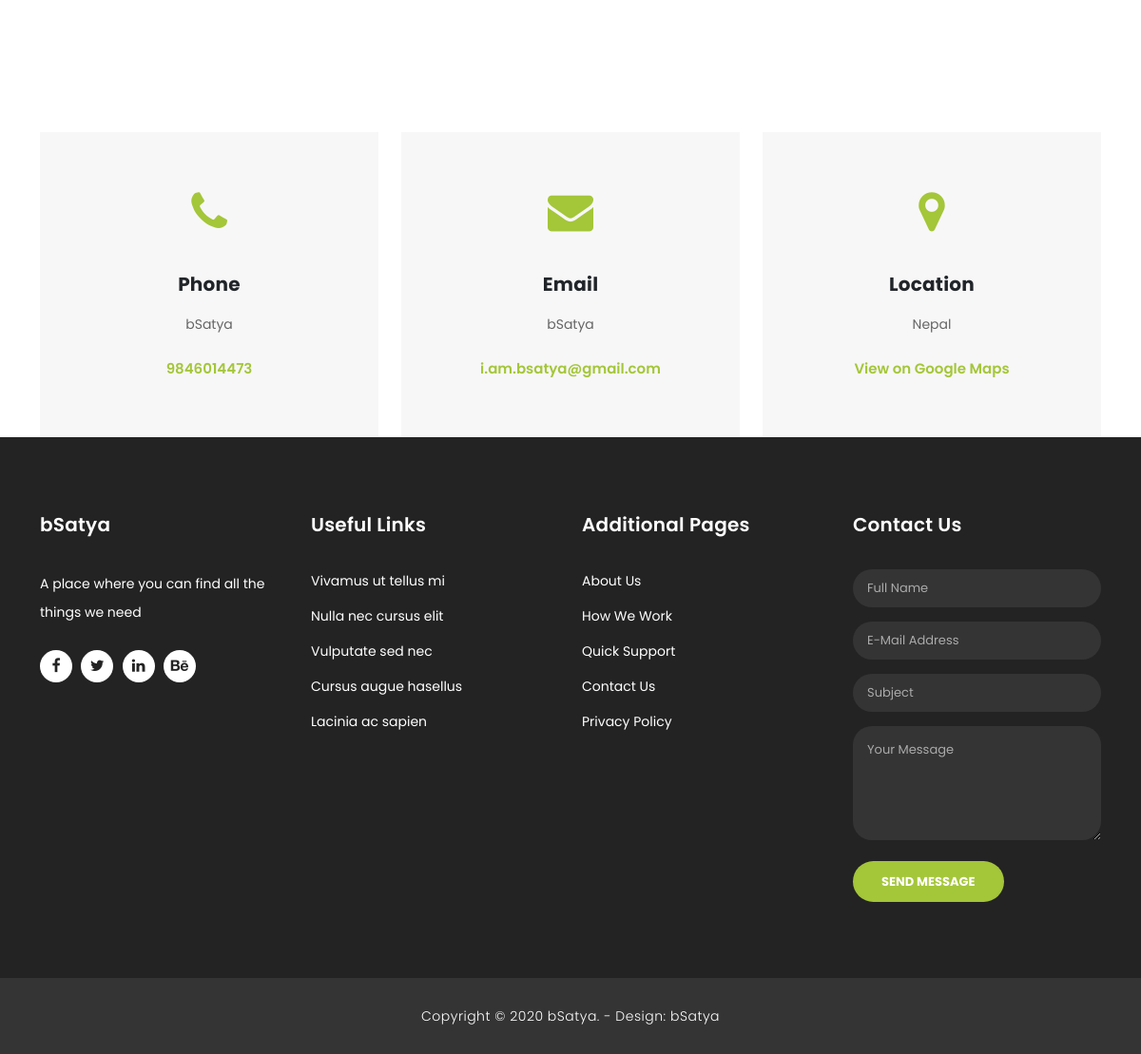
The page /contact/contact (lower part) on the database as committed earlier.
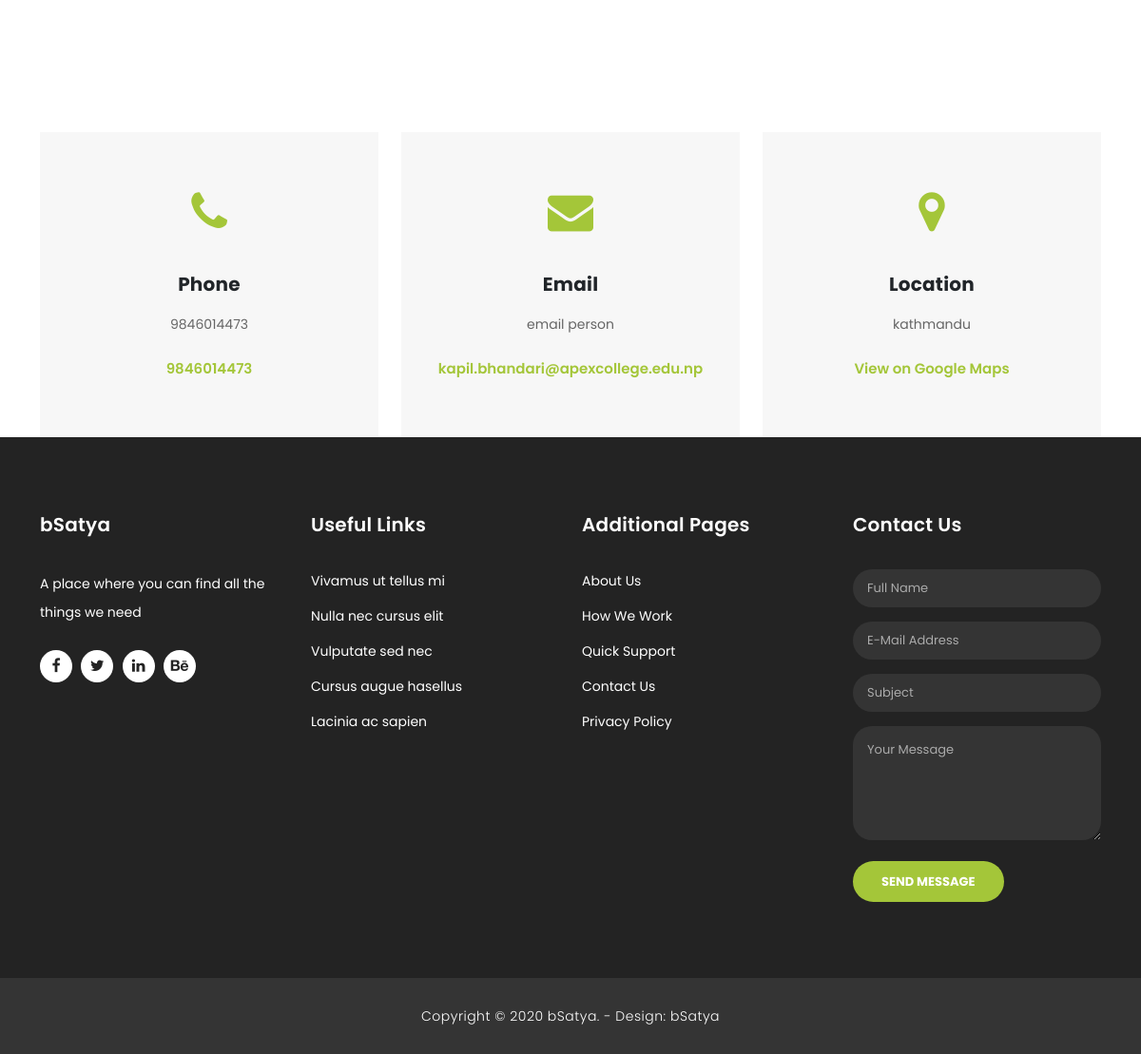
The same page on the database as committed later.
### contact/models.py (models this page shows)
class Contact(models.Model):
    phone = models.IntegerField(max_length=13)
    phonePerson =models.TextField()
    email = models.EmailField(max_length=254)
    emailPerson = models.TextField()
    location = models.TextField(blank=True)
    map = models.TextField(blank=True)

### contact/views.py (the view, shortened to what this page needs)
# urls.py: path('contact/', include('contact.urls')),
def contact(request):
    contact = Contact.objects.all()
    return render(request,'./contact/contact.html', {'contact': contact})

### templates/contact/contact.html (shortened to what this page needs)
{% extends '../base.html' %}
{% block contact-information %}
{% for contact in contact %}
    <div class="contact-information">
      <div class="container">
        <div class="row">
          <div class="col-md-4">
            <div class="contact-item">
              <i class="fa fa-phone"></i>
              <h4>Phone</h4>
              <p>{{contact.phonePerson}}</p>
              <a href="#">{{contact.phone}}</a>
            </div>
          </div>
          <div class="col-md-4">
            <div class="contact-item">
              <i class="fa fa-envelope"></i>
              <h4>Email</h4>
              <p>{{contact.emailPerson}}</p>
              <a href="#">{{contact.email}}</a>
            </div>
          </div>
          <div class="col-md-4">
            <div class="contact-item">
              <i class="fa fa-map-marker"></i>
              <h4>Location</h4>
              <p>{{contact.location}}</p>
              <a href="{{contact.map}}" target="blank">View on Google Maps</a>
            </div>
          </div>
        </div>
      </div>
    </div>
    {% endfor %}
  {% endblock contact-information %}

Rows that differ between the two databases and show on the page:
changed Contact: phonePerson "bSatya" → "9846014473"; emailPerson "bSatya" → "email person"; email "i.am.bsatya@gmail.com" → "kapil.bhandari@apexcollege.edu.np"; location "Nepal" → "kathmandu"
